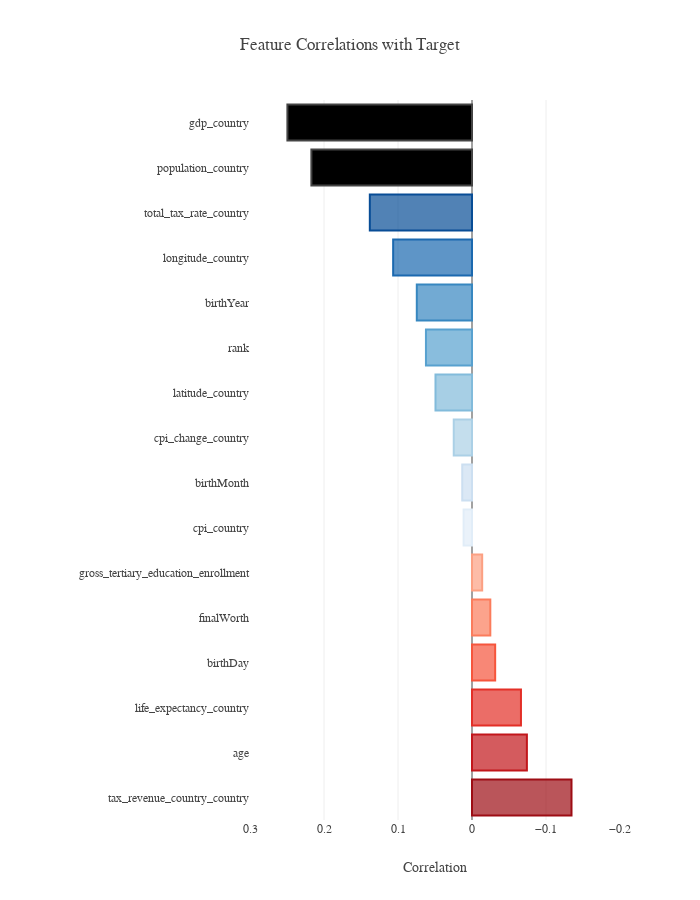

The cell this chart's notebook holds for it:
### Code cell
# feature engineering - correlation with target selfMade
import matplotlib
corr=df.select_dtypes(include=['float64','int64','bool']).corr()
corr=corr['selfMade'].sort_values(ascending=True)[1:-1]
fig = go.Figure()

pal=sns.color_palette("Reds_r",8).as_hex()
rgb=['rgba'+str(matplotlib.colors.to_rgba(i,0.7)) for i in pal]
fig.add_trace(go.Bar(x=corr[corr<0], y=corr[corr<0].index, 
                     marker_color=rgb, orientation='h', 
                     marker_line=dict(color=pal,width=2), name='',
                     hovertemplate='%{y} correlation with target: %{x:.3f}',
                     showlegend=False))

pal=sns.color_palette("Blues",8).as_hex()
rgb=['rgba'+str(matplotlib.colors.to_rgba(i,0.7)) for i in pal]
fig.add_trace(go.Bar(x=corr[corr>=0], y=corr[corr>=0].index, 
                     marker_color=rgb, orientation='h', 
                     marker_line=dict(color=pal,width=2), name='',
                     hovertemplate='%{y} correlation with target: %{x:.3f}',
                     showlegend=False))


temp = dict(layout=go.Layout(font=dict(family="Franklin Gothic", size=12)))
fig.update_layout(template=temp,title="Feature Correlations with Target",
                  xaxis_title="Correlation", margin=dict(l=250),
                  height=900, width=700, hovermode='closest')
fig.update_xaxes(range=(0.3,-0.2))
fig.show()

### Figure 1 — Plotly figure (JSON) as saved in the notebook; plotly's stock layout.template omitted (floating-point values rounded to 4 significant figures)
{"data": [{"hovertemplate": "%{y} correlation with target: %{x:.3f}", "marker": {"color": ["rgba(0.615686274509804, 0.050980392156862744, 0.0784313725490196, 0.7)", "rgba(0.7607843137254902, 0.08627450980392157, 0.10588235294117647, 0.7)", "rgba(0.8901960784313725, 0.1843137254901961, 0.15294117647058825, 0.7)", "rgba(0.9647058823529412, 0.3333333333333333, 0.23529411764705882, 0.7)", "rgba(0.984313725490196, 0.48627450980392156, 0.3607843137254902, 0.7)", "rgba(0.9882352941176471, 0.6274509803921569, 0.5098039215686274, 0.7)", "rgba(0.9882352941176471, 0.7686274509803922, 0.6784313725490196, 0.7)", "rgba(0.996078431372549, 0.8901960784313725, 0.8392156862745098, 0.7)"], "line": {"color": ["#9d0d14", "#c2161b", "#e32f27", "#f6553c", "#fb7c5c", "#fca082", "#fcc4ad", "#fee3d6"], "width": 2}}, "name": "", "orientation": "h", "showlegend": false, "type": "bar", "x": [-0.1345, -0.07418, -0.06617, -0.03131, -0.02475, -0.01375], "y": ["tax_revenue_country_country", "age", "life_expectancy_country", "birthDay", "finalWorth", "gross_tertiary_education_enrollment"]}, {"hovertemplate": "%{y} correlation with target: %{x:.3f}", "marker": {"color": ["rgba(0.8823529411764706, 0.9294117647058824, 0.9725490196078431, 0.7)", "rgba(0.8, 0.8745098039215686, 0.9450980392156862, 0.7)", "rgba(0.6705882352941176, 0.8156862745098039, 0.9019607843137255, 0.7)", "rgba(0.5098039215686274, 0.7333333333333333, 0.8588235294117647, 0.7)", "rgba(0.34509803921568627, 0.6313725490196078, 0.8117647058823529, 0.7)", "rgba(0.21568627450980393, 0.5294117647058824, 0.7529411764705882, 0.7)", "rgba(0.10588235294117647, 0.4117647058823529, 0.6862745098039216, 0.7)", "rgba(0.03137254901960784, 0.30196078431372547, 0.5882352941176471, 0.7)"], "line": {"color": ["#e1edf8", "#ccdff1", "#abd0e6", "#82bbdb", "#58a1cf", "#3787c0", "#1b69af", "#084d96"], "width": 2}}, "name": "", "orientation": "h", "showlegend": false, "type": "bar", "x": [0.01135, 0.01319, 0.02468, 0.04933, 0.06223, 0.0746, 0.1066, 0.1381, 0.2171, 0.2495], "y": ["cpi_country", "birthMonth", "cpi_change_country", "latitude_country", "rank", "birthYear", "longitude_country", "total_tax_rate_country", "population_country", "gdp_country"]}], "layout": {"height": 900, "hovermode": "closest", "margin": {"l": 250}, "title": {"text": "Feature Correlations with Target"}, "width": 700, "xaxis": {"range": [0.3, -0.2], "title": {"text": "Correlation"}}}}
